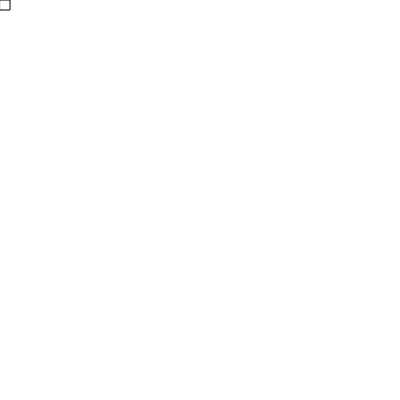
Frame 1 (no input)
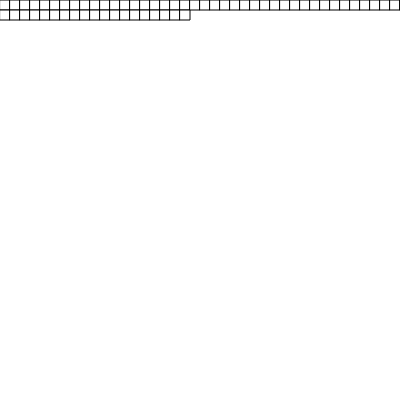
Frame 60 (no input)
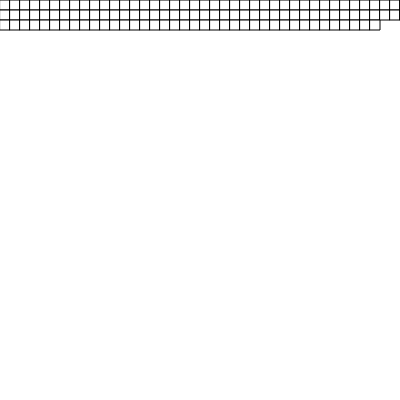
Frame 120 (the mouse pressed at the canvas centre since frame 60)

The p5.js sketch that drew these frames (run headless with seeded random() and noise() and a simulated clock; from frame 60 on, the mouse is pressed at the canvas centre):

// p5.js sketch
// ── sketch.js
// https://editor.p5js.org/jht9629-nyu/sketches/1Tc2xb_4m
// pattern-animation-shape

// global variable x,y used to created pattern or animation
// of shape flowing from left to right, top to bottom of canvas

let x = 0;
let y = 0;

function setup() {
  createCanvas(400, 400);
}

function draw() {
  // uncomment to see animation
  // background(220);
  
  // draw a shape
  rect(x, y, 10, 10)
  // ellipse(x, y, 10, 10)
  
  // change the global variables for x,y location
  x += 10;
  if (x > width) {
    x = 0;
    y += 10;
  }
}
